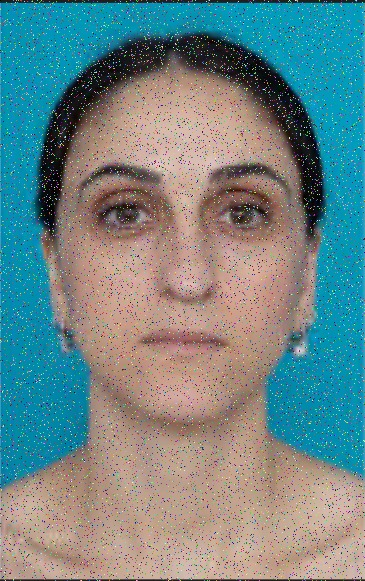
#> input picture public/facewithnoise.jpg, 365 x 581 px
$ python pipeline_linear.py
#> lines starting #> are read from the running program, lines starting #| are printed output that depends on the picture; after the words box and inside, x2 and y2 are one past the last pixel; in counts of white or black regions, pixels touching at a corner belong together
### FaceEnhancement.py
import cv2
import numpy as np
import matplotlib.pyplot as plt

# ===============================================================
# CONFIGURATION
# ===============================================================
BILATERAL_SIGMA_COLOR = 30  # Intensity difference to be considered an edge (Lower = More edge preservation)
BILATERAL_SIGMA_SPACE = 10  # Spatial distance to smooth (Lower = Less blurring)
SHARPEN_AMOUNT = 2.0        # Amount of detail to add back
SKIN_MASK_THRESHOLD = (0, 133, 77, 255, 173, 127) # YCrCb lower/upper
COLOR_SATURATION = 1.20  # Increased to 1.20 for more vibrant/red color

# ===============================================================
# 1. LOAD & PREPROCESS
# ===============================================================
def load_and_prep(path):
    img = cv2.imread(path)
    if img is None:
        raise ValueError("Image not found")
    return img

# [31 lines left out: function apply_smart_denoise, not called in this run]

def classify_noise_type(image):
    """
    Determines if noise is 'Impulse' (Salt & Pepper) or 'Gaussian' (Normal Distribution).
    Logic: Uses Kurtosis of the noise residuals.
    - Gaussian noise follows a Normal distribution (Kurtosis ~ 0 in Fisher def, or 3 in Pearson).
    - Impulse noise has a sharp peak at 0 (unaffected pixels) and heavy tails (outliers).
      This results in a very high likelihood of High Kurtosis (Leptokurtic).
    """
    # 1. Convert to Gray
    if len(image.shape) == 3:
        gray = cv2.cvtColor(image, cv2.COLOR_BGR2GRAY)
    else:
        gray = image

    # 2. Estimate Noise Surface (Residuals)
    # We assume median blur gives a "clean" reference.
    clean_est = cv2.medianBlur(gray, 3)

    # Cast to float to avoid overflow issues during subtraction
    noise_residuals = gray.astype(np.float64) - clean_est.astype(np.float64)
    noise_flat = noise_residuals.flatten()

    # 3. Calculate Kurtosis
    # Formula: Mean((x - mean)^4) / Std^4
    mean = np.mean(noise_flat)
    std = np.std(noise_flat)

    if std == 0:
        return "gaussian" # Flat image, no noise

    fourth_moment = np.mean((noise_flat - mean) ** 4)
    kurtosis = fourth_moment / (std ** 4)

    print(f"Noise Analysis - Kurtosis: {kurtosis:.2f}")

    # 4. Threshold
    # Normal Dist (Gaussian) has pixel-kurtosis ~ 3.0 (Pearson).
    # Impulse noise (S&P) makes the distribution extremely peaked (Leptokurtic) -> High Kurtosis.
    if kurtosis > 5.0: # Threshold of 5 gives a safe margin
        return "impulse"
    else:
        return "gaussian"

# ===============================================================
# 2. ADVANCED SKIN MASKING (YCbCr + Ellipse Prior)
# ===============================================================
def get_refined_skin_mask(image):
    """
    Generates a soft, feathered mask for skin areas.
    """
    # Convert to YCrCb for skin tone detection
    ycbcr = cv2.cvtColor(image, cv2.COLOR_BGR2YCrCb)

    # Classical skin segmentation thresholds
    lower = np.array([SKIN_MASK_THRESHOLD[0], SKIN_MASK_THRESHOLD[1], SKIN_MASK_THRESHOLD[2]], dtype=np.uint8)
    upper = np.array([SKIN_MASK_THRESHOLD[3], SKIN_MASK_THRESHOLD[4], SKIN_MASK_THRESHOLD[5]], dtype=np.uint8)

    mask = cv2.inRange(ycbcr, lower, upper)

    # Clean up valid skin regions (remove noise)
    kernel = cv2.getStructuringElement(cv2.MORPH_ELLIPSE, (5, 5))
    mask = cv2.morphologyEx(mask, cv2.MORPH_OPEN, kernel)
    mask = cv2.dilate(mask, kernel, iterations=2)

    # Soften the mask for natural blending (Feathering)
    mask = cv2.GaussianBlur(mask, (21, 21), 0)

    return mask

# ===============================================================
# 3. GLAMOUR BLUR (Bilateral Filter)
# ===============================================================
def apply_glamour_skin(image, mask):
    """
    Applies Bilateral Filter only to skin regions.
    Bilateral filter smooths flat regions (skin) but keeps edges (chins, noses) sharp.
    """
    # Bilateral Filter: The 'Beauty' filter standard
    # d=-1 uses sigmaSpace to determine diameter
    skin_smooth = cv2.bilateralFilter(image, d=-1,
                                      sigmaColor=BILATERAL_SIGMA_COLOR,
                                      sigmaSpace=BILATERAL_SIGMA_SPACE)

    # Blend: (Smooth * Mask) + (Original * (1-Mask))
    mask_norm = mask.astype(float) / 255.0
    mask_norm = cv2.merge([mask_norm, mask_norm, mask_norm]) # Make 3 channel

    # Linear blend
    result = (skin_smooth * mask_norm) + (image * (1 - mask_norm))
    return result.astype(np.uint8)

# ===============================================================
# 4. DETAIL ENHANCEMENT (Unsharp Mask on Luminance)
# ===============================================================
def enhance_details(image, amount=1.0, threshold=0):
    """
    Sharpen the image using Unsharp Masking, applied primarily to the Luminance channel
    to avoid color artifacts.
    """
    # Split into LAB to sharpen only the 'L' (Lightness) channel
    lab = cv2.cvtColor(image, cv2.COLOR_BGR2LAB)
    l, a, b = cv2.split(lab)

    # Gaussian Blur determines the "unsharp" part
    blurred_l = cv2.GaussianBlur(l, (0, 0), 3)

    # Sharpen: Original + (Original - Blurred) * Amount
    sharpened_l = cv2.addWeighted(l, 1.0 + amount, blurred_l, -amount, 0)

    # Merge back
    enhanced_lab = cv2.merge([sharpened_l, a, b])
    enhanced_bgr = cv2.cvtColor(enhanced_lab, cv2.COLOR_LAB2BGR)

    return enhanced_bgr

# ===============================================================
# 5. FEATURE POP (Eye Enhancement)
# ===============================================================
def pixel_pop_eyes(image):
    """
    Detects eyes and adds local contrast and brightness to make them 'pop'.
    """
    eye_cascade = cv2.CascadeClassifier(cv2.data.haarcascades + 'haarcascade_eye.xml')
    if eye_cascade.empty():
        return image

    gray = cv2.cvtColor(image, cv2.COLOR_BGR2GRAY)
    eyes = eye_cascade.detectMultiScale(gray, scaleFactor=1.1, minNeighbors=5, minSize=(30, 30))

    output = image.copy()

    for (x, y, w, h) in eyes:
        roi = output[y:y+h, x:x+w]

        # 0. Pre-smooth the eye area to reduce grain BEFORE enhancing contrast
        roi = cv2.medianBlur(roi, 3) # Removes salt-and-pepper noise inside the eye

        # increase local contrast (CLAHE on ROI)
        # Convert ROI to LAB
        roi_lab = cv2.cvtColor(roi, cv2.COLOR_BGR2LAB)
        l, a, b = cv2.split(roi_lab)

        # Apply CLAHE to L channel of ROI (Drastically reduced power)
        clahe = cv2.createCLAHE(clipLimit=0.2, tileGridSize=(4,4))
        l = clahe.apply(l)

        # Merge and put back
        roi_enhanced = cv2.merge([l, a, b])
        roi_enhanced = cv2.cvtColor(roi_enhanced, cv2.COLOR_LAB2BGR)

        # Slight sharpen on eyes specifically
        roi_enhanced = enhance_details(roi_enhanced, amount=0.5)

        # --- BLENDING TO REMOVE SQUARE ARTIFACT ---
        # Create an elliptical mask for the eye
        mask = np.zeros((h, w), dtype=np.uint8)
        center = (w // 2, h // 2)
        axes = (w // 2, h // 2)
        cv2.ellipse(mask, center, axes, 0, 0, 360, 255, -1)

        # Soften the mask edges (Feathering)
        mask_soft = cv2.GaussianBlur(mask, (31, 31), 0)

        # Normalize mask to 0-1 and reduce opacity
        alpha = mask_soft.astype(float) / 255.0
        alpha = alpha * 0.1  # Reduce intensity of enhancement to 60%
        alpha = cv2.merge([alpha, alpha, alpha])

        # Alpha Blend: Enhanced * alpha + Original * (1 - alpha)
        roi_original = roi.astype(float)
        roi_enhanced_float = roi_enhanced.astype(float)

        blended = (roi_enhanced_float * alpha + roi_original * (1.0 - alpha))
        output[y:y+h, x:x+w] = blended.astype(np.uint8)

    return output

# ===============================================================
# 6. GLOBAL TONE & COLOR
# ===============================================================
def adjust_saturation(image, saturation=1.0):
    """
    Adjusts the color saturation.
    saturation < 1.0: Desaturate (Cooler/Blander)
    saturation > 1.0: Saturate (Warmer/Vibrant)
    """
    hsv = cv2.cvtColor(image, cv2.COLOR_BGR2HSV)
    h, s, v = cv2.split(hsv)

    # Multiply saturation channel
    s = s.astype(float) * saturation
    s = np.clip(s, 0, 255).astype(np.uint8)

    hsv_new = cv2.merge([h, s, v])
    return cv2.cvtColor(hsv_new, cv2.COLOR_HSV2BGR)

def apply_warmth(image, amount=10):
    """
    Increases the Red channel and decreases Blue channel to warm up the image.
    amount: strength of shift (0-255)
    """
    image = image.astype(float)
    b, g, r = cv2.split(image)

    # Warmer = More Red, Less Blue
    r += amount
    b -= amount *.05 # Slight blue reduction

    merged = cv2.merge([b, g, r])
    return np.clip(merged, 0, 255).astype(np.uint8)

def apply_contrast_stretching(image):
    """
    Linearly stretches the contrast to cover the full 0-255 range.
    (Min-Max Normalization on Luminance)
    """
    lab = cv2.cvtColor(image, cv2.COLOR_BGR2LAB)
    l, a, b = cv2.split(lab)

    # Normalize L channel (Stretches darkest to 0 and brightest to 255)
    l_stretched = cv2.normalize(l, None, 0, 255, cv2.NORM_MINMAX)

    merged = cv2.merge([l_stretched, a, b])
    return cv2.cvtColor(merged, cv2.COLOR_LAB2BGR)


# [15 lines left out: function apply_histogram_equalization, not called in this run]

def apply_masked_sharpening(image, mask, amount=1.0):
    """
    Applies DUAL sharpening:
    - Strong sharpening on the masked area (Face/Skin).
    - Moderate sharpening (50%) on the background to recover edges/texture.
    """
    # 1. Generate Sharpened versions
    sharpened_face = enhance_details(image, amount=amount)        # Strong for face
    sharpened_bg   = enhance_details(image, amount=amount * 0.5)  # Moderate for hair/bg

    # 2. Blend: (SharpenedFace * Mask) + (SharpenedBG * (1-Mask))
    mask_norm = mask.astype(float) / 255.0
    mask_norm = cv2.merge([mask_norm, mask_norm, mask_norm])

    result = (sharpened_face * mask_norm) + (sharpened_bg * (1 - mask_norm))
    return result.astype(np.uint8)

# ===============================================================
# MAIN PIPELINE
# ===============================================================
# [146 lines that do not run on import are left out]

### pipeline_linear.py
import cv2
import numpy as np
import matplotlib.pyplot as plt
import os
from FaceEnhancement import (
    load_and_prep,
    get_refined_skin_mask,
    apply_glamour_skin,
    enhance_details,
    pixel_pop_eyes,
    adjust_saturation,
    apply_contrast_stretching,
    apply_masked_sharpening,
    classify_noise_type,
    apply_smart_denoise,
    apply_warmth,
    SHARPEN_AMOUNT,
    COLOR_SATURATION
)

# Configuration
INPUT_IMAGE = "public/facewithnoise.jpg"
OUTPUT_DIR = "public/pipeline_stages_linear"

def save_stage(image, stage_name, index):
    filename = f"{index:02d}_{stage_name}.jpg"
    path = os.path.join(OUTPUT_DIR, filename)
    cv2.imwrite(path, image)
    print(f"Saved Stage {index}: {stage_name}")
    return image

def main():
    # Ensure output directory exists
    if not os.path.exists(OUTPUT_DIR):
        os.makedirs(OUTPUT_DIR)

    try:
        print(f"Processing {INPUT_IMAGE} (Linear Contrast Version)...")

        # Stage 1: Load (Upscale was disabled in load_and_prep)
        base_origin = load_and_prep(INPUT_IMAGE)
#> in load_and_prep, img is the input picture: shape (581, 365, 3); mean B, G, R 136.1, 134.8, 111.5
        # save_stage(base_origin, "0_Original_Loaded", 0)

        # Stage 1b: Noise Classification & Dual Strategy Denoising
        # --------------------------------------------------------
        noise_type = classify_noise_type(base_origin)
#> in classify_noise_type, `noise_residuals = gray.astype(np.float64) - clean_est.astype(np.float64)`:
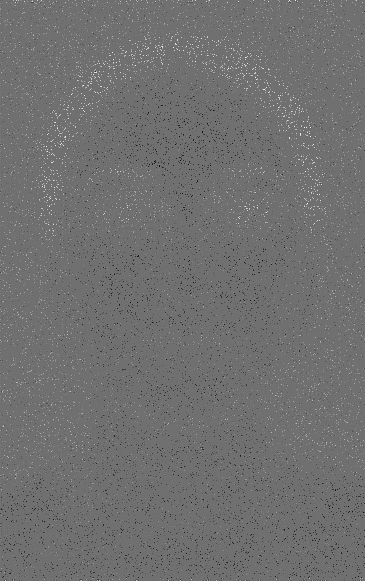
#> noise_residuals: shape (581, 365) float64; min -182, max 231, mean 0; drawn with min black and max white
#> in classify_noise_type, `mean = np.mean(noise_flat)`: mean = -0.0265
#> in classify_noise_type, `std = np.std(noise_flat)`: std = 20.67
#> in classify_noise_type, `fourth_moment = np.mean((noise_flat - mean) ** 4)`: fourth_moment = 4986033.9
#> in classify_noise_type, `kurtosis = fourth_moment / (std ** 4)`: kurtosis = 27.32
#| Noise Analysis - Kurtosis: 27.32
#> noise_type = 'impulse'
        print(f"Detected Noise Type: {noise_type.upper()}")
#| Detected Noise Type: IMPULSE

        if noise_type == "gaussian":
            # Gaussian Strategy
            print(" Using Gaussian Strategy (5x5 Face / 9x9 BG)")
            denoised_light = cv2.GaussianBlur(base_origin, (5, 5), 0)
            denoised_strong = cv2.GaussianBlur(base_origin, (9, 9), 0)

        elif noise_type == "impulse":
            # Impulse Strategy
            print(" Using Impulse Strategy (Median 3 Face / Median 5 BG)")
            denoised_light = cv2.medianBlur(base_origin, 3)
            denoised_strong = cv2.medianBlur(base_origin, 5)

        else:
            # Legacy/Fallback
            print(" Using Legacy Smart Denoise Strategy")
            denoised_light, _ = apply_smart_denoise(base_origin, override_h=10)
            denoised_strong, _ = apply_smart_denoise(base_origin, override_h=30)

        # Stage 2: Skin Masking (Use Light Denoise for best edge detection)
        skin_mask = get_refined_skin_mask(denoised_light)
#> in get_refined_skin_mask, `ycbcr = cv2.cvtColor(image, cv2.COLOR_BGR2YCrCb)`: ycbcr: shape (581, 365, 3); mean of channels 0, 1, 2 128, 116, 132.7
#> in get_refined_skin_mask, `mask = cv2.inRange(ycbcr, lower, upper)`: mask: shape (581, 365); 57.5% white; 701 black regions (676 under 20 px), largest, box (x1, y1, x2, y2) and area: (0, 0, 365, 493) 85789, (99, 203, 144, 226) 397, (228, 160, 263, 178) 278
#> in get_refined_skin_mask, `mask = cv2.morphologyEx(mask, cv2.MORPH_OPEN, kernel)`: mask: shape (581, 365); 56.1% white; 527 black regions (496 under 20 px), largest, box (x1, y1, x2, y2) and area: (0, 0, 365, 493) 87889, (89, 160, 157, 185) 674, (99, 202, 151, 231) 632
#> in get_refined_skin_mask, `mask = cv2.dilate(mask, kernel, iterations=2)`: mask: shape (581, 365); 61.3% white; 11 black regions (6 under 20 px), largest, box (x1, y1, x2, y2) and area: (0, 0, 365, 489) 81742, (110, 209, 123, 222) 112, (234, 165, 255, 173) 77, (243, 210, 257, 219) 69, (112, 167, 123, 174) 36
#> in get_refined_skin_mask, `mask = cv2.GaussianBlur(mask, (21, 21), 0)`:
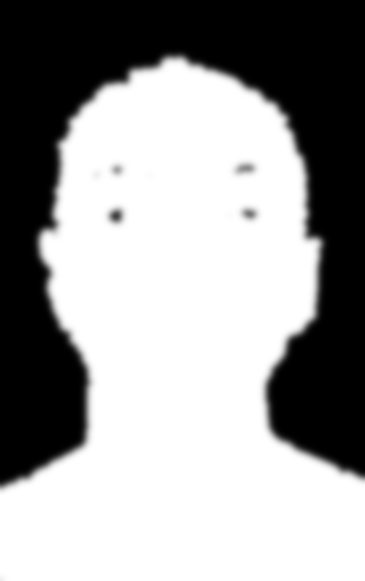
#> mask: shape (581, 365); min 0, max 255, mean 156.3
        save_stage(skin_mask, "2_Mask_Used_For_Sharpening", 2)

        # Stage 1c: Blend Denoised Versions
        mask_norm = skin_mask.astype(float) / 255.0
        mask_norm = cv2.merge([mask_norm, mask_norm, mask_norm])
#> mask_norm: shape (581, 365, 3) float64

        denoised_combined = (denoised_light * mask_norm) + (denoised_strong * (1 - mask_norm))
        base_image = denoised_combined.astype(np.uint8)
        save_stage(base_image, "1_Denoised_Dual_Strategy", 1)

        # Stage 3: Skin Smoothing
        skin_enhanced = apply_glamour_skin(base_image, skin_mask)
        save_stage(skin_enhanced, "3_Skin_Smoothed", 3)

        # Stage 5: Eye Enhancement (Skipped Stage 4 Sharpening)
        features_popped = pixel_pop_eyes(skin_enhanced)
#> in pixel_pop_eyes, `eyes = eye_cascade.detectMultiScale(gray, scaleFactor=1.1, minNeighbor..`: eyes = [[86, 178, 72, 72], [207, 179, 70, 70]]
#> the loop in pixel_pop_eyes, `for (x, y, w, h) in eyes:` made 2 passes
#> (x, y, w, h, axes) on passes 1 to 2: (86, 178, 72, 72, (36, 36)), (207, 179, 70, 70, (35, 35))
#> pass 1, in pixel_pop_eyes, `l, a, b = cv2.split(roi_lab)`:
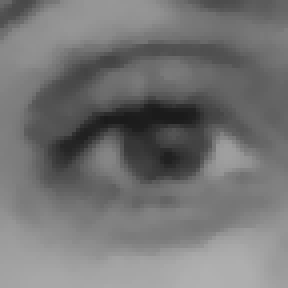
#> l: shape (72, 72) (shown 4 times larger); min 27, max 176, mean 116.1
#> after the loop in pixel_pop_eyes, `for (x, y, w, h) in eyes:`:
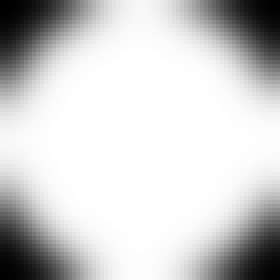
#> alpha: shape (70, 70, 3) float64 (shown 4 times larger); min 0.000784, max 0.1, mean 0.0811; drawn with min black and max white
#> after the loop in pixel_pop_eyes, `for (x, y, w, h) in eyes:`:
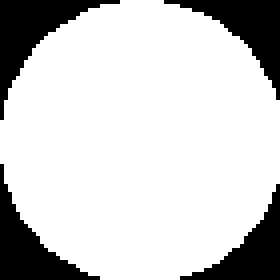
#> mask: shape (70, 70) (shown 4 times larger); 80.3% white; 4 black regions, box (x1, y1, x2, y2) and area: (0, 0, 30, 30) 270, (41, 0, 70, 25) 241, (0, 41, 25, 70) 241, (45, 46, 70, 70) 213
#> after the loop in pixel_pop_eyes, `for (x, y, w, h) in eyes:`: output: shape (581, 365, 3); mean B, G, R 136.6, 135.1, 110.9
#> after the loop in pixel_pop_eyes, `for (x, y, w, h) in eyes:`:
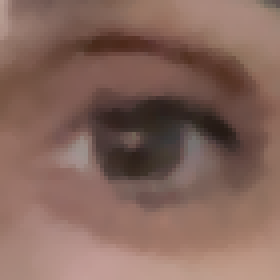
#> roi: shape (70, 70, 3) (shown 4 times larger); mean B, G, R 91.4, 101.6, 132.8
#> after the loop in pixel_pop_eyes, `for (x, y, w, h) in eyes:`: roi_lab: shape (70, 70, 3); mean of channels 0, 1, 2 116.2, 139, 138.6
        save_stage(features_popped, "5_Eyes_Popped", 5)

        # Stage 6: Color Correction
        color_corrected = adjust_saturation(features_popped, saturation=COLOR_SATURATION)
#> in adjust_saturation, `hsv = cv2.cvtColor(image, cv2.COLOR_BGR2HSV)`: hsv: shape (581, 365, 3); mean H, S, V 45.1, 122.1, 163
#> in adjust_saturation, `hsv_new = cv2.merge([h, s, v])`: hsv_new: shape (581, 365, 3); mean H, S, V 45.1, 136.5, 163
        # save_stage(color_corrected, "6_Color_Corrected", 6)

        # Stage 6b: Warmth (Red Boost) - Added to match FaceEnhancement.py
        warmed = apply_warmth(color_corrected, amount=15)
        save_stage(warmed, "6_Color_Warmth_Corrected", 6)

        # Stage 7: Contrast Stretching (Re-added)
        stretched = apply_contrast_stretching(warmed)
#> in apply_contrast_stretching, `lab = cv2.cvtColor(image, cv2.COLOR_BGR2LAB)`: lab: shape (581, 365, 3); mean of channels 0, 1, 2 141.5, 132.5, 130.1
#> in apply_contrast_stretching, `l, a, b = cv2.split(lab)`:
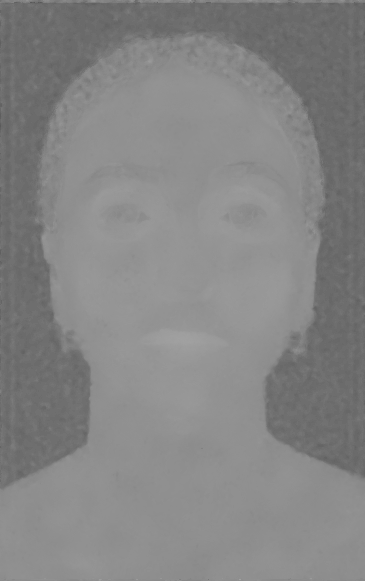
#> a: shape (581, 365); min 88, max 161, mean 132.5
        save_stage(stretched, "7_Contrast_Stretched", 7)

        # Stage 8: CLAHE (REMOVED) - We skip histogram equalization

        # Stage 8b: Post-Contrast Polish (Renamed from Post-CLAHE)
        # We still apply the polish to smooth potential noise from stretching
        polished = cv2.bilateralFilter(stretched, d=5, sigmaColor=20, sigmaSpace=20)
        save_stage(polished, "8b_Polished_Linear", 8)

        # Stage 9: Final Masked Sharpening (Face Only)
        final_output = apply_masked_sharpening(polished, skin_mask, amount=SHARPEN_AMOUNT)
        save_stage(final_output, "9_Final_Masked_Sharpen", 9)

        print("\nAll stages saved to:", OUTPUT_DIR)

        # Combined Strip
        h = 300
        w = int(base_image.shape[1] * (h / base_image.shape[0]))
#> w = 188

        images = [base_image, skin_enhanced, features_popped, stretched, polished, final_output]
        descriptions = ["Denoised", "Smoothed", "Eyes", "Stretched", "Polished", "Final"]

        resized_images = [cv2.resize(img, (w, h)) for img in images]
#> resized_images = 6 items
        combined = np.hstack(resized_images)
        cv2.imwrite(os.path.join(OUTPUT_DIR, "combined_strip_linear.jpg"), combined)
        print("Saved combined comparison strip.")

    except Exception as e:
        print(f"Error: {e}")

if __name__ == "__main__":
    main()

$ run again, with public/cutecat.jpg copied over public/facewithnoise.jpg
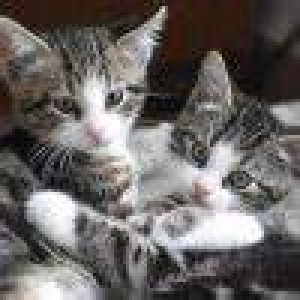
#> input picture public/cutecat.jpg, 100 x 100 px (shown 3 times larger)
#> in load_and_prep, img is the input picture: shape (100, 100, 3); mean B, G, R 98.9, 100.9, 105.4
#> noise_flat = 10000 values, max 105 at index 6184, min -85 at index 3137, mean -0.0172
#> mean = -0.0172
#> std = 13.92
#> fourth_moment = 331708.8
#> kurtosis = 8.84
#| Noise Analysis - Kurtosis: 8.84
#> noise_type = 'impulse'
#| Detected Noise Type: IMPULSE
#> ycbcr: shape (100, 100, 3); mean of channels 0, 1, 2 102, 130.4, 126.3
#> in get_refined_skin_mask, `mask = cv2.inRange(ycbcr, lower, upper)`:
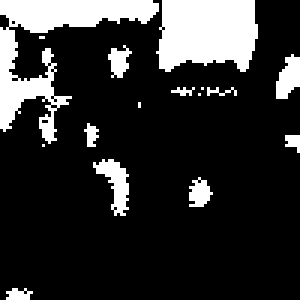
#> mask: shape (100, 100) (shown 3 times larger); 18.5% white; 16 white regions (7 under 20 px), largest, box (x1, y1, x2, y2) and area: (0, 0, 53, 48) 772, (52, 0, 86, 24) 679, (31, 53, 43, 72) 109
#> eyes = ()
#> hsv: shape (100, 100, 3); mean H, S, V 54.9, 34.1, 105.7
#> hsv_new: shape (100, 100, 3); mean H, S, V 54.9, 40.5, 105.7
#> in enhance_details, `blurred_l = cv2.GaussianBlur(l, (0, 0), 3)`:
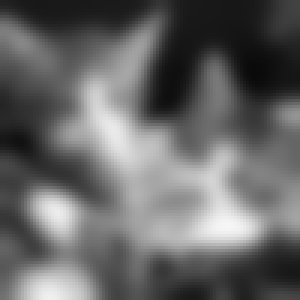
#> blurred_l: shape (100, 100) (shown 3 times larger); min 10, max 246, mean 102.2
#> resized_images = 6 items
